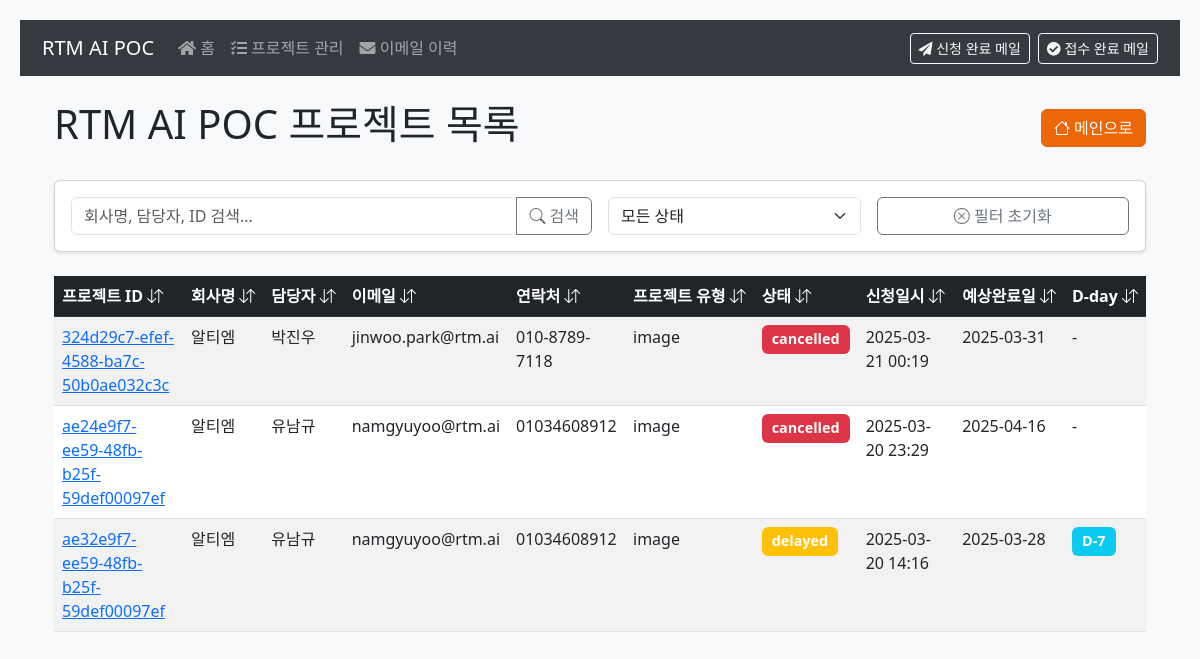
The app's page /projects with its own data.
### app/models.py (models this page shows, shortened)
class Project(db.Model):
    id = db.Column(db.String(20), primary_key=True)
    name = db.Column(db.String(100), nullable=False)
    company = db.Column(db.String(100), nullable=False)
    email = db.Column(db.String(120), nullable=False)
    phone = db.Column(db.String(20), nullable=False)
    project_type = db.Column(db.String(50), nullable=False)
    purpose = db.Column(db.Text, nullable=True)
    project_url = db.Column(db.String(200))
    status = db.Column(db.Enum(ProjectStatus), nullable=False, default=ProjectStatus.APPLICATION_COMPLETE)
    created_at = db.Column(db.DateTime, nullable=False, default=utcnow_to_korea)
    expected_report_date = db.Column(db.DateTime)
    cancel_reason = db.Column(db.Text)
    report_file = db.Column(db.String(200))  # 리포트 파일 경로

### app/routes.py (the view)
@bp.route('/projects')
def projects():
    try:
        projects = Project.query.order_by(Project.created_at.desc()).all()
        logging.info(f"Found {len(projects)} projects")
        for project in projects:
            if project.created_at:
                project.created_at = project.created_at.replace(tzinfo=None)
            if project.expected_report_date:
                project.expected_report_date = project.expected_report_date.replace(tzinfo=None)
        today = datetime.now().date()
        return render_template('projects.html', projects=projects, today=today)
    except Exception as e:
        logging.error(f"Error in projects route: {str(e)}")
        return render_template('projects.html', projects=[])

### app/templates/projects.html (shortened to what this page needs)
{% extends "base.html" %}
{% block content %}
<div class="container mt-4">
    <div class="d-flex justify-content-between align-items-center mb-4">
        <h1>RTM AI POC 프로젝트 목록</h1>
        <a href="/" class="btn btn-primary">
            <i class="bi bi-house"></i> 메인으로
        </a>
    </div>
    <div class="card mb-4">
        <div class="card-body">
            <div class="row g-3">
                <div class="col-md-6">
                    <div class="input-group">
                        <input type="text" id="searchInput" class="form-control" placeholder="회사명, 담당자, ID 검색...">
                        <button class="btn btn-outline-secondary" type="button" onclick="applyFilters()">
                            <i class="bi bi-search"></i> 검색
                        </button>
                    </div>
                </div>
                <div class="col-md-3">
                    <select id="statusFilter" class="form-select" onchange="applyFilters()">
                        <option value="">모든 상태</option>
                    </select>
                </div>
                <div class="col-md-3">
                    <button class="btn btn-outline-secondary w-100" onclick="resetFilters()">
                        <i class="bi bi-x-circle"></i> 필터 초기화
                    </button>
                </div>
            </div>
        </div>
    </div>
    <div class="table-responsive">
        <table class="table table-striped table-hover" id="projectsTable">
            <thead class="table-dark">
                <tr>
                    <th onclick="sortTable(0)">프로젝트 ID <i class="bi bi-arrow-down-up"></i></th>
                    <th onclick="sortTable(1)">회사명 <i class="bi bi-arrow-down-up"></i></th>
                    <th onclick="sortTable(2)">담당자 <i class="bi bi-arrow-down-up"></i></th>
                    <th onclick="sortTable(3)">이메일 <i class="bi bi-arrow-down-up"></i></th>
                    <th onclick="sortTable(4)">연락처 <i class="bi bi-arrow-down-up"></i></th>
                    <th onclick="sortTable(5)">프로젝트 유형 <i class="bi bi-arrow-down-up"></i></th>
                    <th onclick="sortTable(6)">상태 <i class="bi bi-arrow-down-up"></i></th>
                    <th onclick="sortTable(7)">신청일시 <i class="bi bi-arrow-down-up"></i></th>
                    <th onclick="sortTable(8)">예상완료일 <i class="bi bi-arrow-down-up"></i></th>
                    <th onclick="sortTable(9)">D-day <i class="bi bi-arrow-down-up"></i></th>
                </tr>
            </thead>
            <tbody>
                {% for project in projects %}
                <tr>
                    <td>
                        <a href="{{ url_for('main.project_detail', project_id=project.id) }}">{{ project.id }}</a>
                    </td>
                    <td>{{ project.company }}</td>
                    <td>{{ project.name }}</td>
                    <td>{{ project.email }}</td>
                    <td>{{ project.phone }}</td>
                    <td>{{ project.project_type }}</td>
                    <td>
                        <span class="badge {% if project.status.value == 'application_complete' %}bg-primary
                            {% elif project.status.value == 'reception_complete' %}bg-info
                            {% elif project.status.value == 'poc_in_progress' %}bg-warning text-dark
                            {% elif project.status.value == 'delayed' %}bg-warning
                            {% elif project.status.value == 'poc_complete' %}bg-success
                            {% elif project.status.value == 'cancelled' %}bg-danger
                            {% endif %}">
                            {{ project.status.value }}
                        </span>
                    </td>
                    <td>{{ project.created_at.strftime('%Y-%m-%d %H:%M') if project.created_at else '-' }}</td>
                    <td>{{ project.expected_report_date.strftime('%Y-%m-%d') if project.expected_report_date else '-' }}</td>
                    <td>
                        {% if project.expected_report_date and project.status.value not in ['cancelled', 'poc_complete'] %}
                            {% set days_left = (project.expected_report_date.date() - today).days %}
                            <span class="badge {% if days_left < 0 %}bg-danger
                                {% elif days_left <= 3 %}bg-warning text-dark
                                {% elif days_left <= 7 %}bg-info
                                {% else %}bg-success{% endif %}">
                                {% if days_left < 0 %}
                                    D+{{ days_left|abs }}
                                {% elif days_left == 0 %}
                                    D-day
                                {% else %}
                                    D-{{ days_left }}
                                {% endif %}
                            </span>
                        {% else %}
                            -
                        {% endif %}
                    </td>
                </tr>
                {% else %}
                <tr>
                    <td colspan="10" class="text-center">등록된 프로젝트가 없습니다.</td>
                </tr>
                {% endfor %}
            </tbody>
        </table>
    </div>
</div>
{% endblock %}

### app/templates/base.html (style rules this page uses)
body { background-color: #f8f9fa; padding: 20px; }
.btn-primary { background-color: #ec6707; border-color: #ec6707; }

### app/templates/projects.html (style rules this page uses)
.table th { white-space: nowrap; cursor: pointer; position: relative; }
.badge { font-size: 0.9em; padding: 0.5em 0.7em; }
.card { box-shadow: 0 0.125rem 0.25rem rgba(0, 0, 0, 0.075); }
#projectsTable { margin-bottom: 0; }

### records on screen
Project: id "324d29c7-efef-4588-ba7c-50b0ae032c3c", company "알티엠", name "박진우", email "jinwoo.park@rtm.ai", phone "010-8789-7118", project_type "image", status.value "cancelled", created_at "2025-03-21 00:19", expected_report_date "2025-03-31"
Project: id "ae24e9f7-ee59-48fb-b25f-59def00097ef", company "알티엠", name "유남규", email "namgyuyoo@rtm.ai", phone "01034608912", project_type "image", status.value "cancelled", created_at "2025-03-20 23:29", expected_report_date "2025-04-16"
Project: id "ae32e9f7-ee59-48fb-b25f-59def00097ef", company "알티엠", name "유남규", email "namgyuyoo@rtm.ai", phone "01034608912", project_type "image", status.value "delayed", created_at "2025-03-20 14:16", expected_report_date "2025-03-28"
